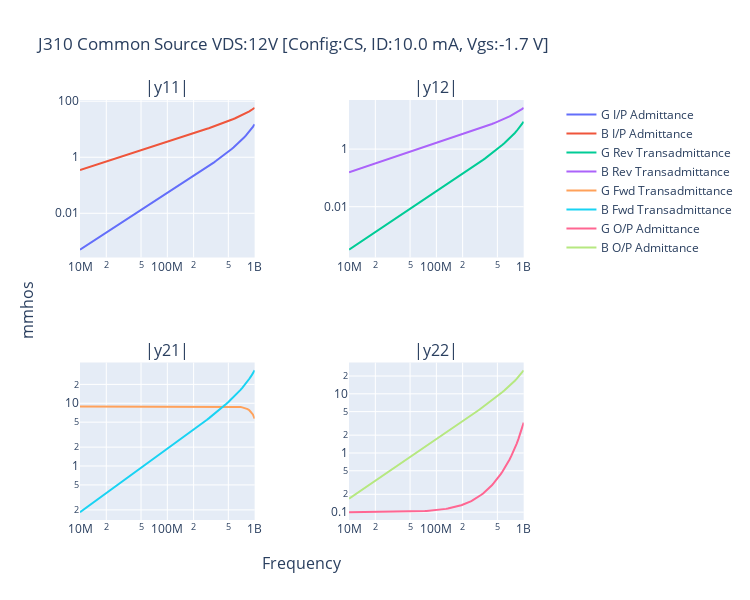

Notebook code for this chart:
### Code cell
# J310 - Close match to Fairchild datasheet
n = calc_plot_jfet(
    title="J310 Common Source VDS:12V",
    Cdg_pf=2.5,
    Cgs_pf=3.0,
    Cds_pf=0.1,
    L1_nH=1.7,
    L2_nH=1.1,
    L3_nH=1.1,
    R1=4,
    R2=1,
    R3=4,
    Idss_mA=30,
    VgsOff=-3.91,
    config="cs",
    # Vgs=-0.7,
    ID=10 * 10**-3,
    Ffrom=10 * 10**6,
)

n.write_touchstone(
    "J310_CS_12V_ID10mA_nbgen",
    dir="/home/bev/Documents/Radio/QUCS-S/Studies/0010_S_Touchtone_lib",
)
